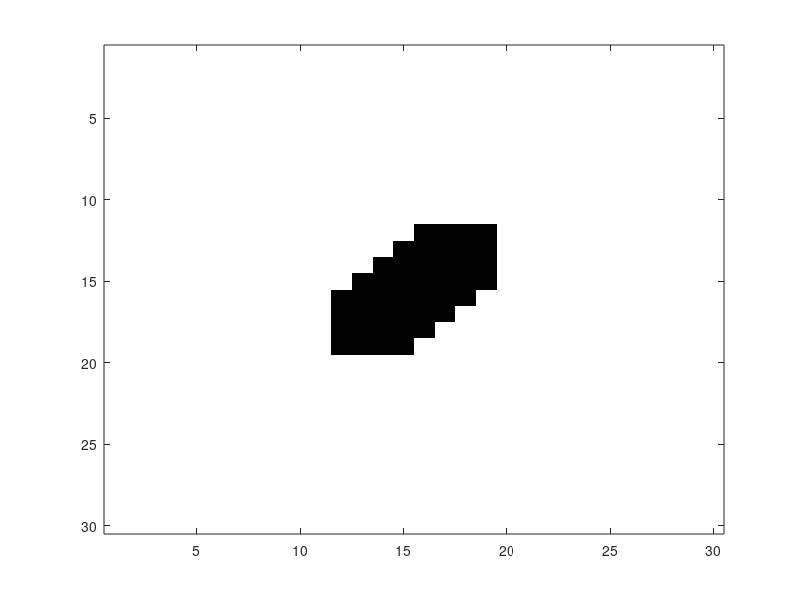

Reproduce this figure in MATLAB.
clc;
close all

fid = fopen('data2d.txt', 'r');
temp = zeros(1000,1000);
maxi = 1;
maxy = 1;
while ~feof(fid);
    tline = fgets(fid);
    p1 = strfind(tline,'[');
    p2 = strfind(tline,',');
    p3 = strfind(tline,']');
    p4 = strfind(tline,'f');
    
    i = uint16(str2num(tline(p1+1:p2-1)))+1;
    j = uint16(str2num(tline(p2+1:p3-1)))+1;
    temp(i,j) = double(str2num(tline(p3+1:p4-1)));  
    if i > maxi  maxi = i; end
    if j > maxi  maxj = j; end
end
fclose(fid);
xx = temp(1:maxi,1:maxj);
imagesc(xx);
colormap(gray);